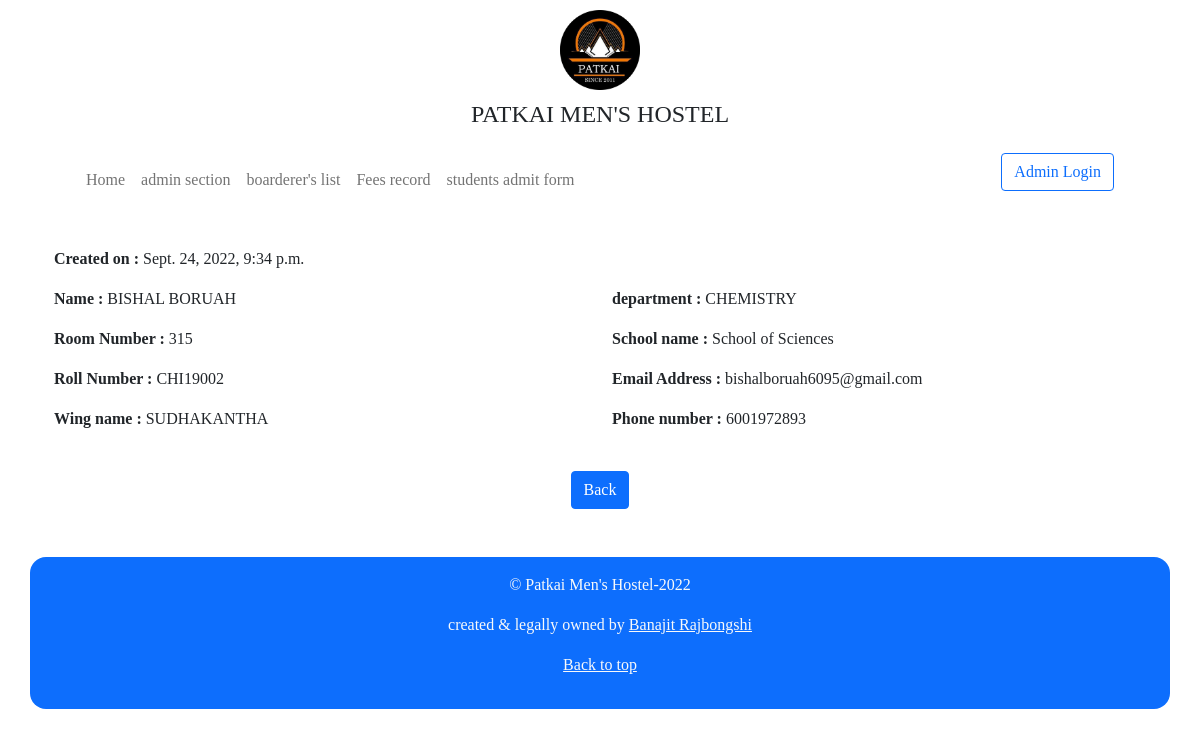
The page /students_detail/37 on the database its author committed.
### main/models.py (models this page shows, shortened)
class students_detail(models.Model):
    created_time= models.DateTimeField(auto_now_add=True)
    students_name=models.CharField(default="",max_length=25)
    roll_number=models.CharField(default="",max_length=8)
    room_number=models.IntegerField(default=0)
    department=models.CharField(default="",max_length=30)
    wing_name=models.CharField(default="",max_length=20)
    email_id=models.EmailField(default="",max_length=30)
    phone_number=models.IntegerField(default=0)
    School=models.CharField(default="",max_length=25)

### main/views.py (the view)
# urls.py: path('students_detail/<int:pk>', views.the_student ,name='students_detail'),
def the_student(request,pk):
  data = get_object_or_404(students_detail, pk=pk)
  return render(request, "students_detail.html", {'data':data})

### templates/students_detail.html (shortened to what this page needs)
{% extends 'base.html' %}
{% load static %}
{% block body %}
<div class="container">
  <div class="row justify-content-around">
    <p><b>Created on :</b> {{data.created_time}}</p>
    <div class="col-6">
      <p><b>Name :</b> {{data.students_name}}</p>
      <p><b>Room Number : </b>{{data.room_number}}</p>
      <p><b>Roll Number : </b>{{data.roll_number}}</p>
      <p><b>Wing name : </b>{{data.wing_name}}</p>
    </div>
    <div class="col-6">
      <p><b>department :</b> {{data.department}}</p>
      <p><b>School name : </b>{{data.School}}</p>
      <p><b>Email Address : </b>{{data.email_id}}</p>
      <p><b>Phone number : </b>{{data.phone_number}}</p>
    </div>
  </div>
  <center><a href="{% url 'students_list'%}" class="btn btn-primary m-4">Back</a></center>
</div>
{% endblock body %}

### templates/base.html (style rules this page uses)
body { font-family: 'Times New Roman', Times, serif; }

### rows shown on the page
students_detail: created_time "Sept. 24, 2022, 9:34 p.m.", students_name "BISHAL BORUAH", room_number "315", roll_number "CHI19002", wing_name "SUDHAKANTHA", department "CHEMISTRY", School "School of Sciences", email_id "bishalboruah6095@gmail.com", phone_number "6001972893"
